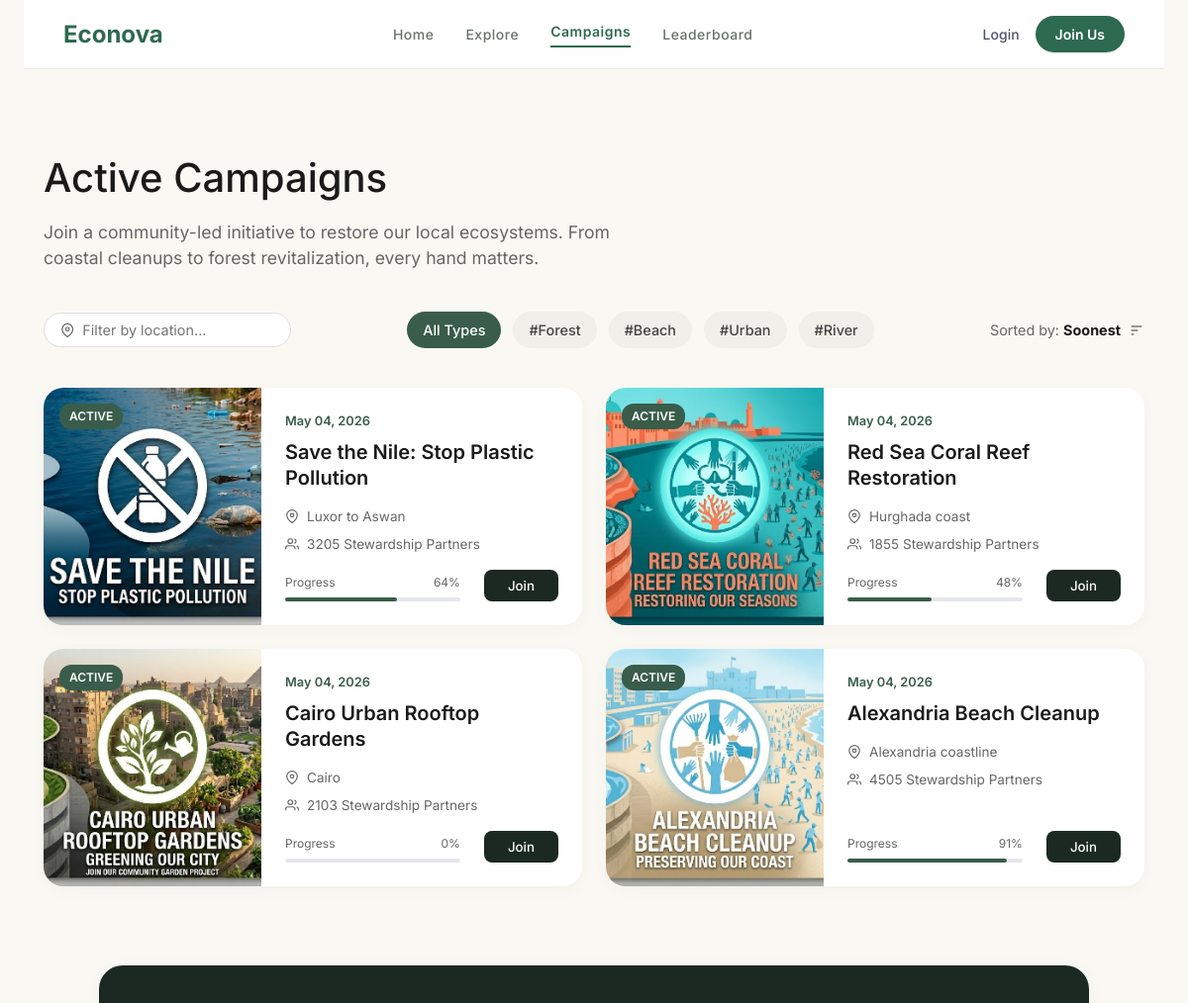
Page /campaigns.php (upper part) on the earlier database version.
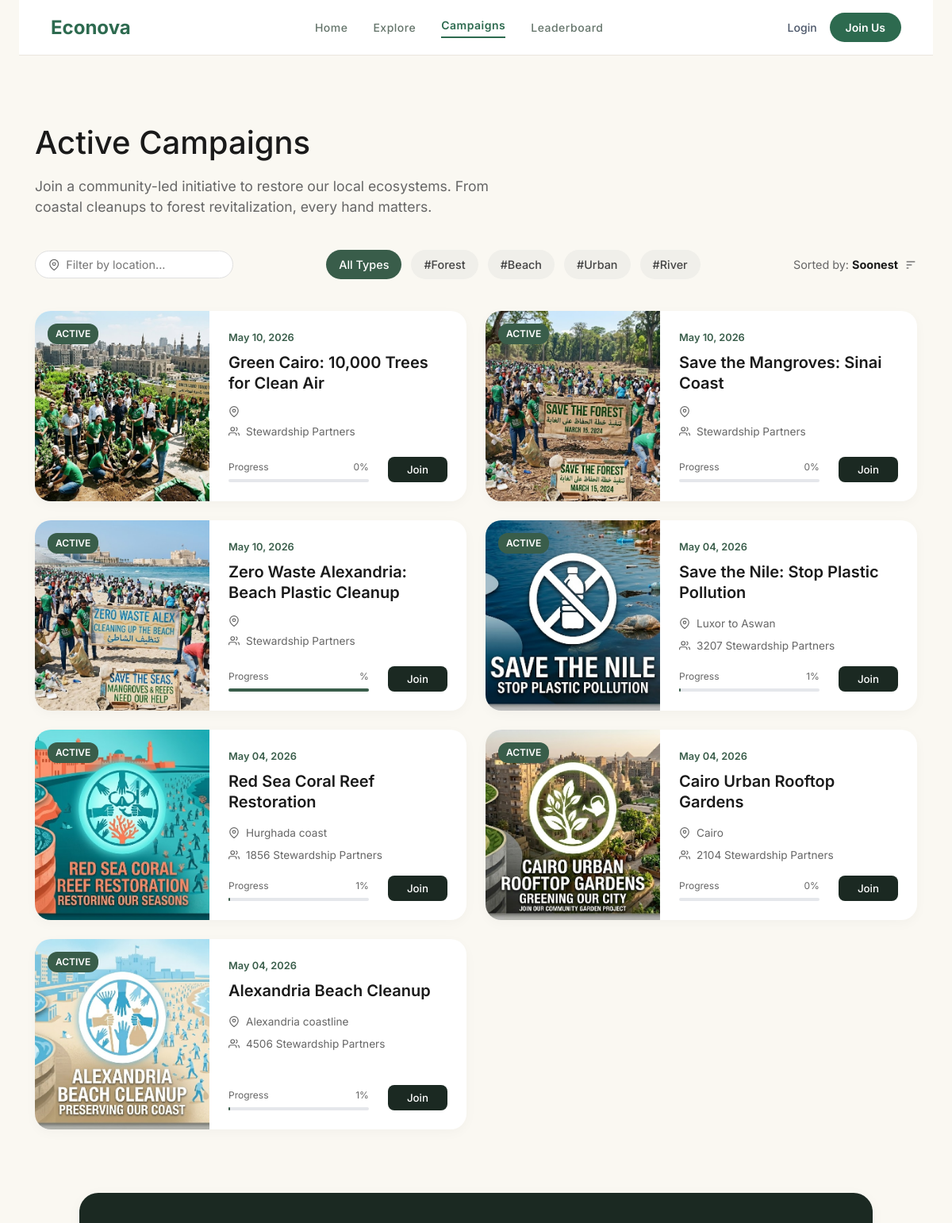
Same page on the later database version.
### tables this page shows
CREATE TABLE campaigns (id INTEGER PRIMARY KEY AUTOINCREMENT, title TEXT, description TEXT, target_amount REAL, raised_amount REAL, progress_percent INTEGER, stewards_count INTEGER, days_left INTEGER, location TEXT, image_url TEXT, status TEXT, created_at DATETIME DEFAULT CURRENT_TIMESTAMP, trees_planted INTEGER DEFAULT 0, latitude FLOAT, longitude FLOAT, event_date TEXT, event_time TEXT, event_location TEXT, plastic_removed_kg REAL DEFAULT 0, goal TEXT DEFAULT "10,000 Saplings", engagement_count INTEGER, badge TEXT);

### campaigns.php (the view, shortened to what the changed rows need)
<?php
$campaigns = [];
try {
    $db = new PDO('sqlite:econova.db');
    $db->setAttribute(PDO::ATTR_ERRMODE, PDO::ERRMODE_EXCEPTION);
    $sql = "SELECT * FROM campaigns";
    $sql .= " ORDER BY created_at DESC";
    $stmt = $db->query($sql);
    $campaigns = $stmt->fetchAll(PDO::FETCH_ASSOC);
} catch (PDOException $e) {
}
?>
<!DOCTYPE html>
<html lang="en">
<head>
  <link rel="stylesheet" href="style.css">
  <link rel="stylesheet" href="campaigns.css">
</head>
<body class="campaigns-page">
  <div class="page-container">
    <main class="campaigns-main">
      <section class="campaigns-header">
        <h1 class="page-title">Active Campaigns</h1>
      </section>
      <section class="campaigns-grid" id="campaignsGrid">
        <?php if (empty($campaigns)): ?>
            <p style="text-align:center; color:#666; grid-column: 1/-1;">No campaigns found for this category.</p>
        <?php else: ?>
            <?php foreach ($campaigns as $camp): ?>
                <?php
                $progressLabel = $camp['status'] === 'ACTIVE' ? 'Progress' : 'Capacity';
                $date = date('M d, Y', strtotime($camp['created_at']));
                $stewardsText = $camp['status'] === 'ACTIVE' ? 'Stewardship Partners' : 'Pre-registered';
                ?>
                <a href="map.php?id=<?php echo $camp['id']; ?>" class="campaign-link" style="text-decoration: none; color: inherit; display: block;">
                    <div class="campaign-card">
                        <div class="card-image-wrapper">
                            <img src="<?php echo htmlspecialchars($camp['image_url']); ?>" alt="<?php echo htmlspecialchars($camp['title']); ?>" class="card-image">
                            <div class="card-badge <?php echo htmlspecialchars($camp['status']); ?>"><?php echo htmlspecialchars($camp['status']); ?></div>
                        </div>
                        <div class="card-content">
                            <div class="card-date"><?php echo htmlspecialchars($date); ?></div>
                            <h3 class="card-title"><?php echo htmlspecialchars($camp['title']); ?></h3>
                            <div class="card-meta">
                                <svg width="14" height="14" viewBox="0 0 24 24" fill="none" stroke="currentColor" stroke-width="2"><path d="M21 10c0 7-9 13-9 13s-9-6-9-13a9 9 0 0 1 18 0z"></path><circle cx="12" cy="10" r="3"></circle></svg>
                                <span><?php echo htmlspecialchars($camp['location']); ?></span>
                            </div>
                            <div class="card-meta">
                                <svg width="14" height="14" viewBox="0 0 24 24" fill="none" stroke="currentColor" stroke-width="2"><path d="M17 21v-2a4 4 0 0 0-4-4H5a4 4 0 0 0-4 4v2"></path><circle cx="9" cy="7" r="4"></circle><path d="M23 21v-2a4 4 0 0 0-3-3.87"></path><path d="M16 3.13a4 4 0 0 1 0 7.75"></path></svg>
                                <span><?php echo htmlspecialchars($camp['stewards_count']) . ' ' . $stewardsText; ?></span>
                            </div>
                            <div class="card-bottom">
                                <div class="progress-container">
                                    <div class="progress-text">
                                        <span><?php echo $progressLabel; ?></span>
                                        <span><?php echo htmlspecialchars($camp['progress_percent']); ?>%</span>
                                    </div>
                                    <div class="progress-bar-bg">
                                        <div class="progress-bar-fill" style="width: <?php echo htmlspecialchars($camp['progress_percent']); ?>%;"></div>
                                    </div>
                                </div>
                                <button class="join-btn" onclick="event.preventDefault(); event.stopPropagation(); if(document.querySelector('.btn-join')){ alert('Please login to join'); window.location.href='login.php'; } else { joinCampaign(<?php echo $camp['id']; ?>); }">Join</button>
                            </div>
                        </div>
                    </div>
                </a>
            <?php endforeach; ?>
        <?php endif; ?>
      </section>
    </main>
  </div>
</body>
</html>

Differences in the rows shown:
added campaigns: image_url (picture), status "ACTIVE", created_at "May 10, 2026", title "Green Cairo: 10,000 Trees for Clean Air", status "Stewardship Partners", status "Progress", progress_percent "0"
added campaigns: image_url (picture), status "ACTIVE", created_at "May 10, 2026", title "Save the Mangroves: Sinai Coast", status "Stewardship Partners", status "Progress", progress_percent "0"
added campaigns: image_url (picture), status "ACTIVE", created_at "May 10, 2026", title "Zero Waste Alexandria: Beach Plastic Cleanup", status "Stewardship Partners", status "Progress"
changed campaigns "Save the Nile: Stop Plastic Pollution": stewards_count "3205" → "3207"; progress_percent "64" → "1"
changed campaigns "Red Sea Coral Reef Restoration": stewards_count "1855" → "1856"; progress_percent "48" → "1"
changed campaigns "Cairo Urban Rooftop Gardens": stewards_count "2103" → "2104"
changed campaigns "Alexandria Beach Cleanup": stewards_count "4505" → "4506"; progress_percent "91" → "1"
